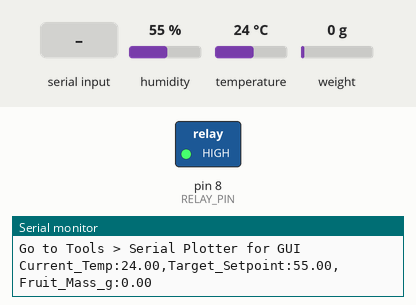
Recording of a sketch running on a simulated Arduino Uno, built with avr-gcc and run on an emulated ATmega328P. On the bench: switched loads named in the sketch (green lamp = pin HIGH), the last lines printed to the serial monitor. The test bench sets the inputs (shaded band); at power-on: humidity 55 %, temperature 24 °C, weight on the scale 0 g.

Above: at 3.2 s.
3.3 s: "s" received over Serial
At 5.2 s:
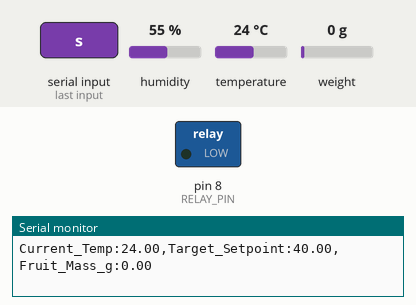
5.5 s: "S" received over Serial
At 6.8 s:
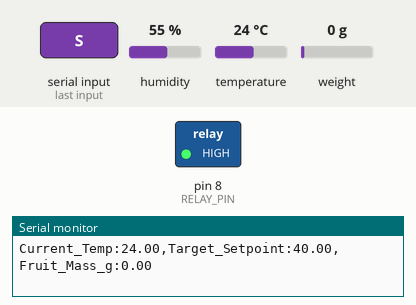
Timing chart, 0 to 8.5 s (numbered marks = the images above; inputs shaded):
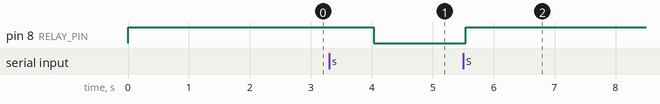

Measured:
- after the input at 3.3 s, pin 8 (RELAY_PIN): HIGH → LOW after 0.73 s
- after the input at 5.5 s, pin 8 (RELAY_PIN): LOW → HIGH at once

The sketch:

TRIADGUARD.ino
```cpp
#include <DHT.h>
#include "HX711.h"

#define DHTPIN 7
#define DHTTYPE DHT22
#define RELAY_PIN 8
#define LOAD_CELL_DOUT 2
#define LOAD_CELL_SCK 3

#define HEATER_ON  LOW
#define HEATER_OFF HIGH

DHT dht(DHTPIN, DHTTYPE);
HX711 scale;

float calibration_factor = -7050;
float reduction_goal = 0.25;
float initialFruitWeight = 0;
float targetWeight = 0;
float currentTargetTemp = 55.0;
bool DRYING_MODE = false;

void setup() {
  Serial.begin(9600);
  pinMode(RELAY_PIN, OUTPUT);
  digitalWrite(RELAY_PIN, HEATER_OFF);

  dht.begin();
  scale.begin(LOAD_CELL_DOUT, LOAD_CELL_SCK);
  scale.set_scale(calibration_factor);

  delay(1000);
  scale.tare();

  // These prints are for the Monitor - they won't break the Plotter
  Serial.println("\n--- TRIADGUARD S7: GRAPHICAL INTERFACE READY ---");
  Serial.println("Go to Tools > Serial Plotter for GUI");
}

void loop() {
  float currentTemp = dht.readTemperature();
  float currentFruitWeight = scale.get_units(5);

  if (Serial.available()) {
    char cmd = Serial.read();
    if (cmd == 's' || cmd == 'S') {
      DRYING_MODE = !DRYING_MODE;
      if (DRYING_MODE) {
        initialFruitWeight = currentFruitWeight;
        targetWeight = initialFruitWeight * reduction_goal;
      } else {
        digitalWrite(RELAY_PIN, HEATER_OFF);
      }
    }
  }

  if (DRYING_MODE) {
    if (currentFruitWeight <= targetWeight && currentFruitWeight > 0.5) {
      DRYING_MODE = false;
      digitalWrite(RELAY_PIN, HEATER_OFF);
    }
    else {
      float progress = currentFruitWeight / initialFruitWeight;
      if (progress > 0.75) currentTargetTemp = 60.0;
      else if (progress > 0.40) currentTargetTemp = 50.0;
      else currentTargetTemp = 40.0;

      float buffer = 1.5;
      if (isnan(currentTemp)) {
        digitalWrite(RELAY_PIN, HEATER_OFF);
      } else if (currentTemp < (currentTargetTemp - buffer)) {
        digitalWrite(RELAY_PIN, HEATER_ON);
      } else if (currentTemp > (currentTargetTemp + buffer)) {
        digitalWrite(RELAY_PIN, HEATER_OFF);
      }
    }
  }

  // --- THE GRAPHICAL GUI OUTPUT ---
  updateDisplay(currentTemp, currentFruitWeight);
  delay(1000); // 1 second updates for smoother graphing
}

void updateDisplay(float t, float w) {
  // FORMATTING FOR SERIAL PLOTTER GUI
  // This creates color-coded live traces

  Serial.print("Current_Temp:");
  Serial.print(t);
  Serial.print(",");

  Serial.print("Target_Setpoint:");
  Serial.print(currentTargetTemp);
  Serial.print(",");

  Serial.print("Fruit_Mass_g:");
  Serial.println(w);
}
```
